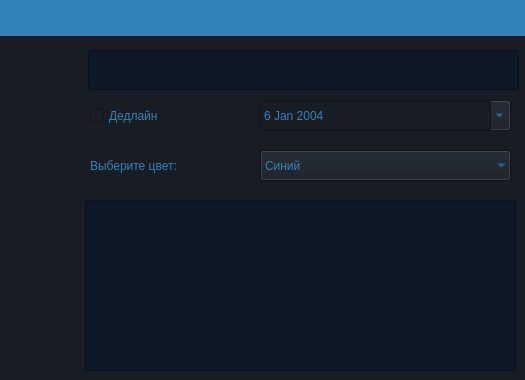
<?xml version="1.0" encoding="UTF-8"?>
<ui version="4.0">
 <class>ToDoWindow</class>
 <widget class="QMainWindow" name="ToDoWindow">
  <property name="geometry">
   <rect>
    <x>0</x>
    <y>0</y>
    <width>525</width>
    <height>380</height>
   </rect>
  </property>
  <property name="windowTitle">
   <string>MainWindow</string>
  </property>
  <property name="layoutDirection">
   <enum>Qt::LeftToRight</enum>
  </property>
  <property name="styleSheet">
   <string notr="true">font: 8pt &quot;Segoe UI&quot;;</string>
  </property>
  <widget class="QWidget" name="ToDoWidget">
   <property name="styleSheet">
    <string notr="true">background-color: rgb(23, 28, 37);</string>
   </property>
   <widget class="QWidget" name="spacer" native="true">
    <property name="geometry">
     <rect>
      <x>-9</x>
      <y>-5</y>
      <width>541</width>
      <height>41</height>
     </rect>
    </property>
    <property name="sizePolicy">
     <sizepolicy hsizetype="Preferred" vsizetype="Fixed">
      <horstretch>0</horstretch>
      <verstretch>0</verstretch>
     </sizepolicy>
    </property>
    <property name="minimumSize">
     <size>
      <width>351</width>
      <height>25</height>
     </size>
    </property>
    <property name="styleSheet">
     <string notr="true">background-color: rgb(50, 130, 184);</string>
    </property>
   </widget>
   <widget class="QTextEdit" name="infoEdit">
    <property name="geometry">
     <rect>
      <x>85</x>
      <y>200</y>
      <width>431</width>
      <height>171</height>
     </rect>
    </property>
    <property name="sizePolicy">
     <sizepolicy hsizetype="Fixed" vsizetype="Fixed">
      <horstretch>0</horstretch>
      <verstretch>0</verstretch>
     </sizepolicy>
    </property>
    <property name="cursor" stdset="0">
     <cursorShape>IBeamCursor</cursorShape>
    </property>
    <property name="styleSheet">
     <string notr="true">font: 12pt &quot;Segoe UI&quot;;
color: rgb(50, 130, 184);
background-color: rgb(14, 23, 38);
</string>
    </property>
   </widget>
   <widget class="QLineEdit" name="nameInput">
    <property name="geometry">
     <rect>
      <x>88</x>
      <y>50</y>
      <width>431</width>
      <height>40</height>
     </rect>
    </property>
    <property name="maximumSize">
     <size>
      <width>16777215</width>
      <height>40</height>
     </size>
    </property>
    <property name="styleSheet">
     <string notr="true">font: 87 italic 12pt &quot;Segoe UI Black&quot;;
alternate-background-color: rgb(15, 76, 117);
color: rgb(50, 130, 184);
background-color: rgb(14, 23, 38);
border-color: rgb(15, 76, 117);</string>
    </property>
    <property name="text">
     <string extracomment="Имя заметки"/>
    </property>
    <property name="maxLength">
     <number>100</number>
    </property>
    <property name="echoMode">
     <enum>QLineEdit::Normal</enum>
    </property>
   </widget>
   <widget class="QCheckBox" name="deadlineBox">
    <property name="geometry">
     <rect>
      <x>90</x>
      <y>100</y>
      <width>101</width>
      <height>31</height>
     </rect>
    </property>
    <property name="styleSheet">
     <string notr="true">font: 12pt &quot;Segoe UI&quot;;
color: rgb(50, 130, 184);</string>
    </property>
    <property name="text">
     <string>Дедлайн</string>
    </property>
   </widget>
   <widget class="QDateEdit" name="dateEdit">
    <property name="enabled">
     <bool>false</bool>
    </property>
    <property name="geometry">
     <rect>
      <x>260</x>
      <y>100</y>
      <width>251</width>
      <height>31</height>
     </rect>
    </property>
    <property name="styleSheet">
     <string notr="true">color: rgb(50, 130, 184);
font: 12pt &quot;Segoe UI&quot;;</string>
    </property>
    <property name="minimumDate">
     <date>
      <year>2004</year>
      <month>1</month>
      <day>6</day>
     </date>
    </property>
    <property name="calendarPopup">
     <bool>true</bool>
    </property>
   </widget>
   <widget class="QLabel" name="goBackButton">
    <property name="geometry">
     <rect>
      <x>10</x>
      <y>40</y>
      <width>71</width>
      <height>71</height>
     </rect>
    </property>
    <property name="cursor">
     <cursorShape>PointingHandCursor</cursorShape>
    </property>
    <property name="text">
     <string/>
    </property>
    <property name="pixmap">
     <pixmap>ui/goBackIcon.png</pixmap>
    </property>
   </widget>
   <widget class="QLabel" name="doneButton">
    <property name="geometry">
     <rect>
      <x>10</x>
      <y>120</y>
      <width>71</width>
      <height>71</height>
     </rect>
    </property>
    <property name="cursor">
     <cursorShape>PointingHandCursor</cursorShape>
    </property>
    <property name="text">
     <string/>
    </property>
    <property name="pixmap">
     <pixmap>ui/doneIcon.png</pixmap>
    </property>
   </widget>
   <widget class="QComboBox" name="colorBox">
    <property name="geometry">
     <rect>
      <x>260</x>
      <y>150</y>
      <width>251</width>
      <height>31</height>
     </rect>
    </property>
    <property name="styleSheet">
     <string notr="true">color: rgb(50, 130, 184);
font: 12pt &quot;Segoe UI&quot;;</string>
    </property>
    <property name="sizeAdjustPolicy">
     <enum>QComboBox::AdjustToContentsOnFirstShow</enum>
    </property>
    <property name="frame">
     <bool>false</bool>
    </property>
    <item>
     <property name="text">
      <string>Синий</string>
     </property>
    </item>
    <item>
     <property name="text">
      <string>Жёлтый</string>
     </property>
    </item>
    <item>
     <property name="text">
      <string>Зелёный</string>
     </property>
    </item>
    <item>
     <property name="text">
      <string>Фиолетовый</string>
     </property>
    </item>
   </widget>
   <widget class="QLabel" name="label">
    <property name="geometry">
     <rect>
      <x>90</x>
      <y>150</y>
      <width>161</width>
      <height>31</height>
     </rect>
    </property>
    <property name="styleSheet">
     <string notr="true">color: rgb(50, 130, 184);
font: 12pt &quot;Segoe UI&quot;;</string>
    </property>
    <property name="text">
     <string>Выберите цвет:</string>
    </property>
   </widget>
  </widget>
 </widget>
 <resources/>
 <connections/>
</ui>
